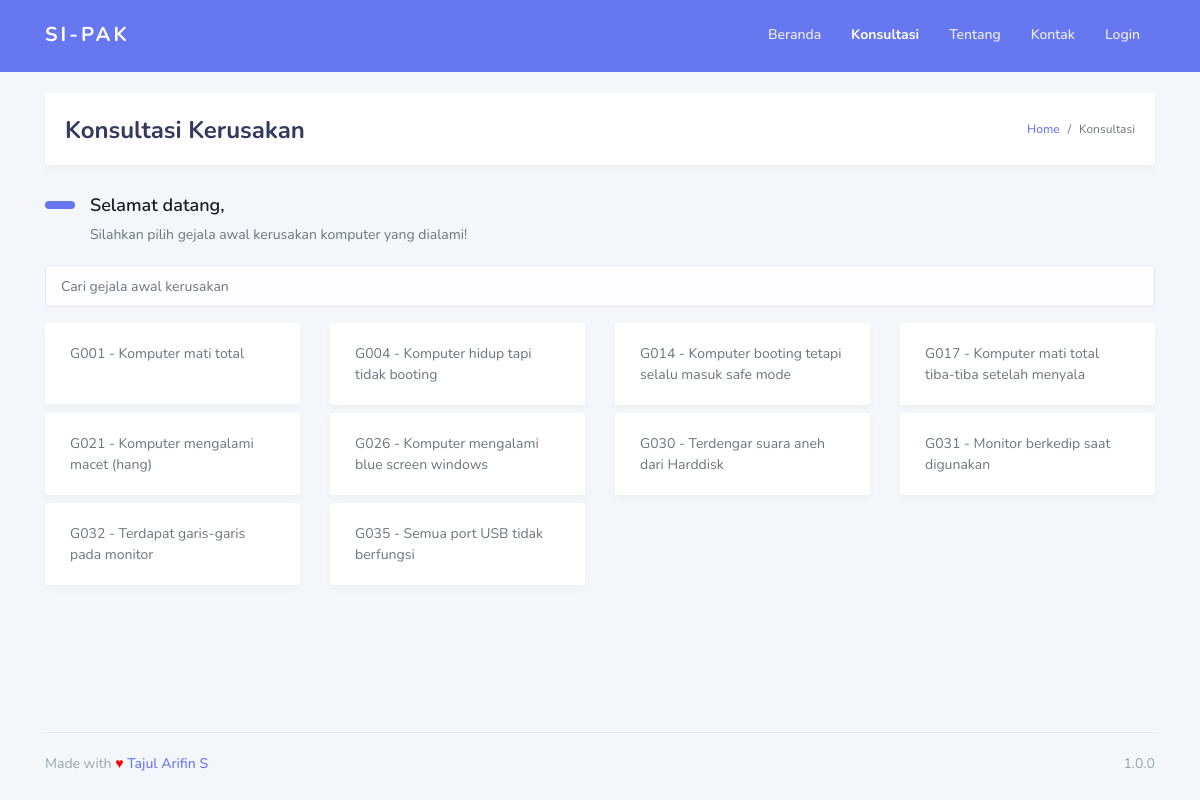
Screenshot of /index.php/konsultasi with the database file from the repository.
### tables this page shows
CREATE TABLE `gejala` (
  `kd_gejala` char(4) NOT NULL,
  `nama_gejala` varchar(255) NOT NULL,
  `is_first` smallint(1) NOT NULL DEFAULT '0'
);

### application/libraries/Template.php (called while the page is built)
<?php if (!defined('BASEPATH')) exit('No direct script access allowed');
class Template
{
    var $template_data = array();
    function set($name, $value)
    {
        $this->template_data[$name] = $value;
    }
    function load($template = '', $view = '', $view_data = array(), $return = FALSE)
    {
        $this->CI = &get_instance();
        $this->set('contents', $this->CI->load->view($view, $view_data, TRUE));
        return $this->CI->load->view($template, $this->template_data, $return);
    }
}

### application/controllers/Konsultasi.php (called while the page is built, shortened)
<?php
class Konsultasi extends CI_Controller {
	public function index()
	{
		$data['title'] = "Konsultasi";
		$data['gejala'] = $this->db->get_where('gejala', ['is_first'=>'1'])->result_array();
		$this->template->load('home/template', 'home/konsultasi/index', $data);
	}
}

### index.php (called while the page is built, shortened)
<?php
require_once BASEPATH.'core/CodeIgniter.php';

### application/views/home/konsultasi/index.php (the view, shortened to what this page needs)
<section class="section">
	<div class="section-header">
		<h1>Konsultasi Kerusakan</h1>
		<div class="section-header-breadcrumb">
			<div class="breadcrumb-item active"><a href="<?= base_url('/'); ?>">Home</a></div>
			<div class="breadcrumb-item">Konsultasi</div>
		</div>
	</div>
	<div id="awal" class="section-body">
		<h2 class="section-title">Selamat datang,</h2>
		<p class="section-lead">Silahkan pilih gejala awal kerusakan komputer yang dialami!</p>
		<input type="text" class="form-control mb-3" placeholder="Cari gejala awal kerusakan">
		<div class="row">
			<?php foreach($gejala as $row): ?>
				<div class="col-md-3" style="min-height: 90%; cursor:pointer;">
					<div style="min-height: 90%;" class="card mb-2 gejala" data-id="<?= $row['kd_gejala']; ?>" style="cursor: pointer;">
						<div class="card-body"><?= $row['kd_gejala'].' - '.$row['nama_gejala']; ?></div>
					</div>
				</div>
			<?php endforeach; ?>
		</div>
	</div>
</section>

### application/views/home/template.php (shortened to what this page needs)
<!DOCTYPE html>
<html lang="en">
<head>
    <link rel="stylesheet" href="https://stackpath.bootstrapcdn.com/bootstrap/4.3.1/css/bootstrap.min.css">
    <link rel="stylesheet" href="https://use.fontawesome.com/releases/v5.7.2/css/all.css">
    <link rel="stylesheet" href="<?= base_url('assets/css/style.css') ?>">
    <link rel="stylesheet" href="<?= base_url('assets/css/components.css') ?>">
    <link rel="stylesheet" href="<?= base_url('assets/css/loading.css') ?>">
</head>
<body class="layout-3">
    <div id="app">
        <div class="main-wrapper container">
            <div class="navbar-bg"></div>
            <nav class="navbar navbar-expand-lg main-navbar">
                <div class="container">
                    <a href="<?= base_url('/'); ?>" class="navbar-brand sidebar-gone-hide">SI-PAK</a>
                    <div class="nav-collapse">
                        <ul class="navbar-nav">
                            <li class="nav-item <?= $this->uri->segment('1') == ""?'active':''; ?>"><a href="<?= base_url('/'); ?>" class="nav-link">Beranda</a></li>
                            <li class="nav-item <?= $this->uri->segment('1') == "konsultasi"?'active':''; ?>"><a href="<?= base_url('/konsultasi'); ?>" class="nav-link">Konsultasi</a></li>
                            <li class="nav-item <?= $this->uri->segment('1') == "about"?'active':''; ?>"><a href="<?= base_url('/about'); ?>" class="nav-link">Tentang</a></li>
                            <li class="nav-item <?= $this->uri->segment('1') == "kontak"?'active':''; ?>"><a href="<?= base_url('/kontak'); ?>" class="nav-link">Kontak</a></li>
                            <li class="nav-item"><a href="<?= base_url('/auth'); ?>" class="nav-link">Login</a></li>
                        </ul>
                    </div>
                </div>
            </nav>
            <div class="main-content">
                <?= $contents ?>
            </div>
            <footer class="main-footer">
                <div class="footer-left">
                    Made with <span style="color: red;">&hearts;</span> <a href="https://arifintajul4.github.io/">Tajul Arifin S</a>
                </div>
                <div class="footer-right">
                    1.0.0
                </div>
            </footer>
        </div>
    </div>
</body>
</html>

### rows the page displays
gejala: kd_gejala "G001", nama_gejala "Komputer mati total"
gejala: kd_gejala "G004", nama_gejala "Komputer hidup tapi tidak booting"
gejala: kd_gejala "G014", nama_gejala "Komputer booting tetapi selalu masuk safe mode"
gejala: kd_gejala "G017", nama_gejala "Komputer mati total tiba-tiba setelah menyala"
gejala: kd_gejala "G021", nama_gejala "Komputer mengalami macet (hang)"
gejala: kd_gejala "G026", nama_gejala "Komputer mengalami blue screen windows"
gejala: kd_gejala "G030", nama_gejala "Terdengar suara aneh dari Harddisk"
gejala: kd_gejala "G031", nama_gejala "Monitor berkedip saat digunakan"
gejala: kd_gejala "G032", nama_gejala "Terdapat garis-garis pada monitor"
gejala: kd_gejala "G035", nama_gejala "Semua port USB tidak berfungsi"
